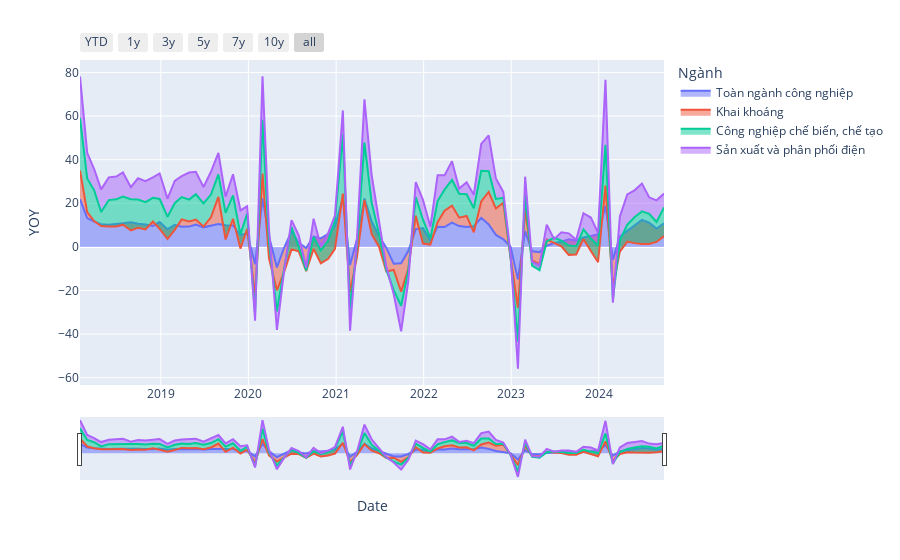

Notebook code cell kept with this figure:
### Code cell
import pandas as pd
import plotly.express as px
import plotly.graph_objects as go

df_show = dfs_iip[
    (
        (dfs_iip["Ngành"] == "Toàn ngành công nghiệp")
        | (dfs_iip["Ngành"] == "Khai khoáng")
        | (dfs_iip["Ngành"] == "Công nghiệp chế biến, chế tạo")
        | (dfs_iip["Ngành"] == "Sản xuất và phân phối điện")
    )
    & (dfs_iip["Date"] > "2018-01-01")
]

fig = px.area(df_show, x="Date", y="YOY", color="Ngành")
# fig = px.area(df_show, x="Date", y="YTD-YOY", color="Ngành")

fig.update_xaxes(
    rangeslider_visible=True,
    rangeselector=dict(
        buttons=[
            dict(count=1, label="YTD", step="year", stepmode="todate"),
            dict(count=1, label="1y", step="year", stepmode="backward"),
            dict(count=3, label="3y", step="year", stepmode="backward"),
            dict(count=5, label="5y", step="year", stepmode="backward"),
            dict(count=7, label="7y", step="year", stepmode="backward"),
            dict(count=10, label="10y", step="year", stepmode="backward"),
            dict(step="all"),
        ]
    ),
)

fig.show()
